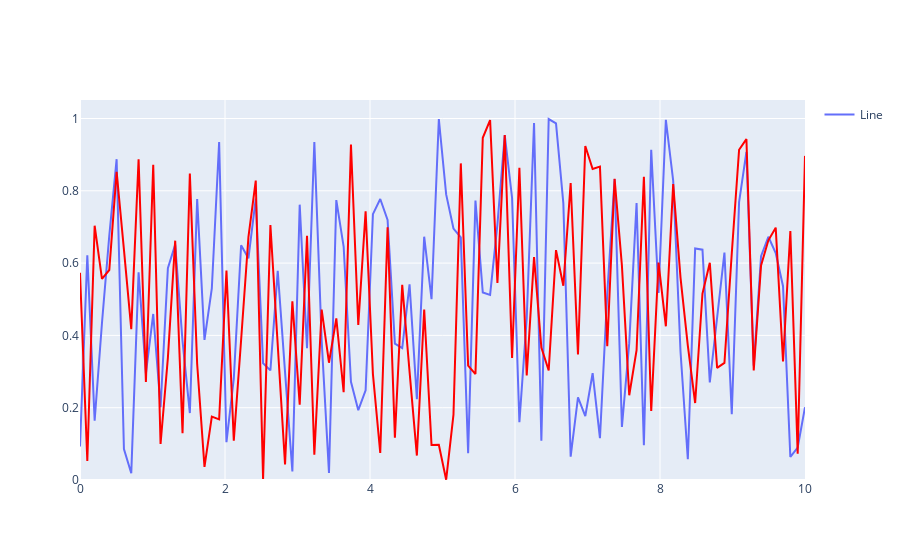

Notebook cell for this chart:
### Code cell
x = np.linspace(0, 10, 100)
y = np.random.random(100)
df = pd.DataFrame({'x': x, 'y': y})

x = np.linspace(0, 10, 100)
y = np.random.random(100)
df2 = pd.DataFrame({'x': x, 'y': y})

ggplot(df, aes(x='x', y='y')) + geom_line() + geom_line(df2, aes(x='x', y='y', color='red'), name="Ben", showlegend=False)
